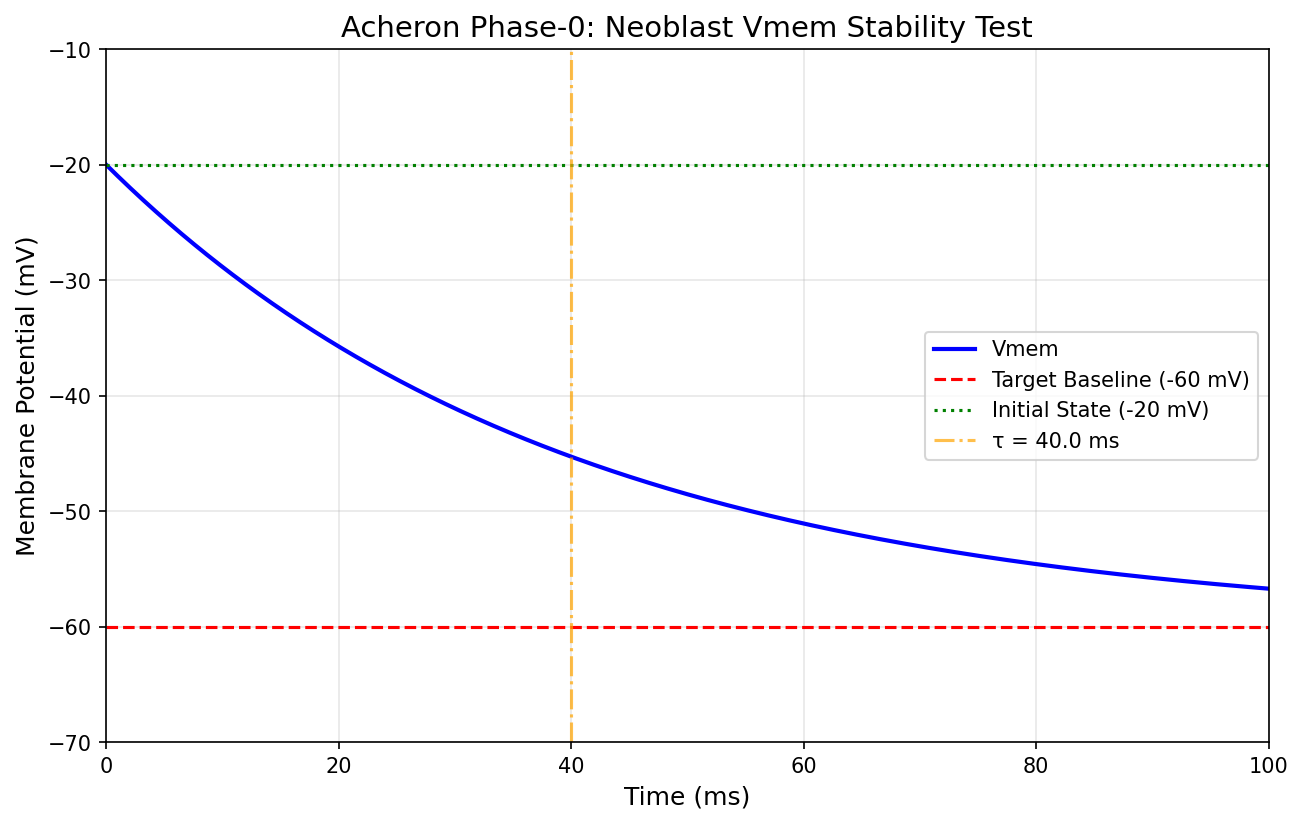

Source code (Python):
#!/usr/bin/env python3
"""
Acheron Phase-0: Neoblast Vmem Stability Test

Simulates a single planarian neoblast cell relaxing from a depolarized
state (-20 mV) to resting potential (-60 mV).

This tests the basic T_hold characteristic: how quickly does the membrane
potential stabilize after perturbation?

Based on Nexus v1 Hardware Baselines:
- Dugesia japonica resting Vmem: -20 to -60 mV [MEASURED]
"""

from brian2 import *
import matplotlib.pyplot as plt
from pathlib import Path

# Get the directory where this script is located
SCRIPT_DIR = Path(__file__).parent.resolve()

# --- 1. PHYSICAL PARAMETERS (Nexus v1 Specifications) ---
area = 20000 * umetre**2
Cm = 1 * ufarad/cm**2 * area  # Membrane Capacitance
g_leak = 5 * nsiemens         # Leak Conductance (Low-Power Mode)
E_leak = -60 * mvolt          # Target Resting Potential (Nexus Spec)

# --- 2. THE BIOLOGICAL EQUATION ---
# This is the "Code" for the cell's voltage behavior
# dv/dt = (g_leak * (E_leak - v) + I_ext) / Cm
# This is a simple RC circuit: voltage decays toward E_leak
eqs = '''
dv/dt = (g_leak * (E_leak - v) + I_ext) / Cm : volt
I_ext : amp  # External stimulation (Our "Write" command)
'''

# --- 3. INITIALIZE THE CELL ---
cell = NeuronGroup(1, eqs, method='exact')
cell.v = -20 * mvolt  # Start at a depolarized state (Nexus Spec)

# --- 4. THE EXPERIMENT (The "Write" Operation) ---
# Monitor the voltage over 100ms
state_mon = StateMonitor(cell, 'v', record=True)
run(100 * msecond)

# --- 5. CALCULATE KEY METRICS ---
v_final = state_mon.v[0][-1] / mV
v_initial = -20  # mV
v_target = -60   # mV

# Time constant tau = Cm / g_leak
tau = (Cm / g_leak) / ms
print(f"\n=== Acheron Phase-0 Simulation Results ===")
print(f"Initial Vmem: {v_initial} mV")
print(f"Final Vmem: {v_final:.2f} mV")
print(f"Target Vmem: {v_target} mV")
print(f"Time constant (tau): {tau:.2f} ms")
print(f"Time to 63% relaxation: {tau:.2f} ms")
print(f"Time to 95% relaxation: {3*tau:.2f} ms")
print(f"Time to 99% relaxation: {5*tau:.2f} ms")

# --- 6. VISUALIZE THE RESULT ---
plt.figure(figsize=(10, 6))
plt.plot(state_mon.t/ms, state_mon.v[0]/mV, 'b-', linewidth=2, label='Vmem')
plt.xlabel('Time (ms)', fontsize=12)
plt.ylabel('Membrane Potential (mV)', fontsize=12)
plt.title('Acheron Phase-0: Neoblast Vmem Stability Test', fontsize=14)
plt.axhline(y=-60, color='r', linestyle='--', linewidth=1.5, label='Target Baseline (-60 mV)')
plt.axhline(y=-20, color='g', linestyle=':', linewidth=1.5, label='Initial State (-20 mV)')

# Mark tau
plt.axvline(x=tau, color='orange', linestyle='-.', alpha=0.7, label=f'τ = {tau:.1f} ms')

plt.legend(loc='right')
plt.grid(True, alpha=0.3)
plt.ylim(-70, -10)
plt.xlim(0, 100)

# Save the figure (cross-platform path)
output_path = SCRIPT_DIR / 'neoblast_vmem_stability.png'
plt.savefig(output_path, dpi=150, bbox_inches='tight')
print(f"\nPlot saved to: {output_path}")
plt.show()
